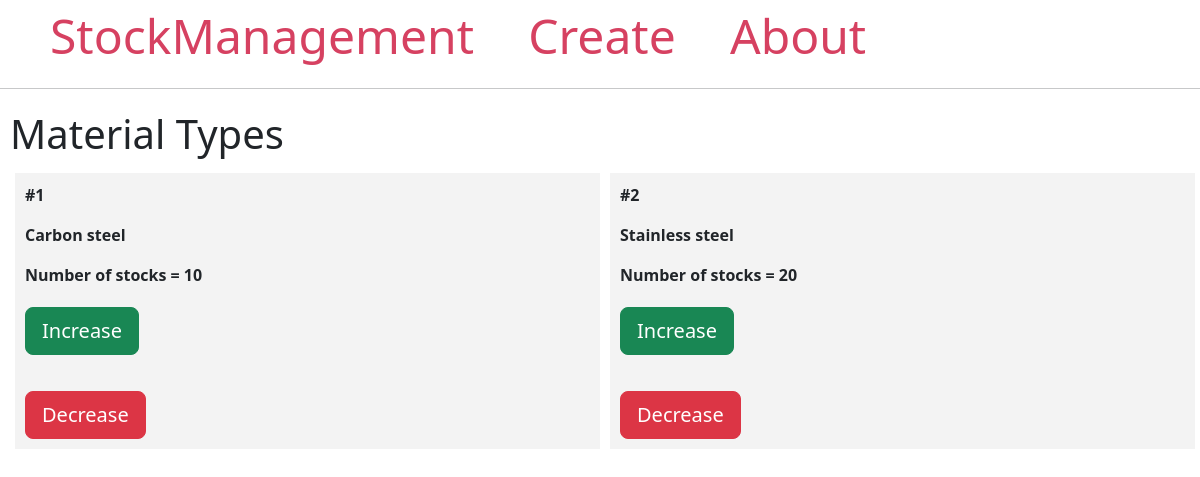
/product_details/1, run on an earlier commit of the app's database.
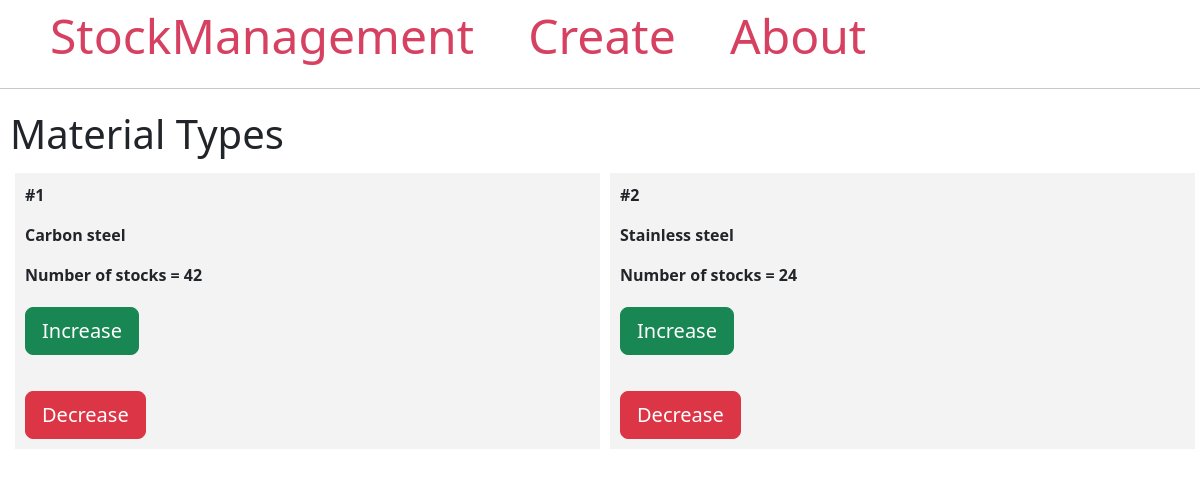
And on a later commit of the database.
### app.py (models this page shows)
class Product(db.Model):
    __tablename__ = 'product'
    category_id = Column(Integer, ForeignKey('categories.category_id'))
    product_name = Column(String)
    product_id = Column(Integer, primary_key=True)
    category = db.relationship("Category", backref=backref("categories"), uselist=False)
    product_stock = Column(Integer)

### app.py (the view)
@app.route('/product_details/<int:category_id>')
def product_details(category_id:int):
    products_in_category = Product.query.filter_by(category_id=category_id)
    return render_template('categories.html', products_in_category=products_in_category)

### templates/categories.html (shortened to what this page needs)
{% extends 'base.html' %}
{% block content %}
<h1 class="title">{% block title %} Material Types {% endblock %}</h1>
<div class="content">
        {% for product in products_in_category %}
            <div class="category">
                <p><b>#{{ product.product_id }}</b></p>
                <b>
                    <p class="name">{{ product.product_name|replace("_", " ")|capitalize }}</p>
                    <span id="deger-{{ product.product_stock }}">{{ "Number of stocks = " ~ product.product_stock }}</span>
                </b>
                <br>
                <form action="{{ url_for('increase',product_id=product.product_id) }}">
            <button type="button" class="btn btn-success btn-lg arttir-btn" style="margin-top: 20px; margin-right: 80px"  data-alt-kategori-id="{{ product.product_id }}">
                Increase</button>
</form>
            <button name="decrease" type="button" class="btn btn-danger btn-lg" style="margin-top: 20px; margin-right: 80px">Decrease</button>
            </div>
        {% endfor %}
    </div>
{% endblock %}

### templates/base.html (shortened to what this page needs)
<!DOCTYPE html>
<html lang="en">
<head>
<link href="https://cdn.jsdelivr.net/npm/bootstrap@5.3.0-alpha3/dist/css/bootstrap.min.css" rel="stylesheet">
</head>
<body>
    <nav>
        <a href="{{ url_for('index') }}">StockManagement</a>
        <a href="#">Create</a>
        <a href="#">About</a>
    </nav>
    <hr>
    <div class="content">
        {% block content %} {% endblock %}
    </div>
</body>
</html>

### templates/base.html (style rules this page uses)
.title { margin: 5px; }
.content { margin: 5px; width: 100%; display: flex; flex-direction: row; flex-wrap: wrap; }
.category { flex: 20%; padding: 10px; margin: 5px; background-color: #f3f3f3; inline-size: 100%; }
nav a { color: #d64161; font-size: 3em; margin-left: 50px; text-decoration: none; }

What changed in the data, as far as the page shows it:
changed Product "Carbon steel": product_stock "Number of stocks = 10" → "Number of stocks = 42"
changed Product "Stainless steel": product_stock "Number of stocks = 20" → "Number of stocks = 24"
